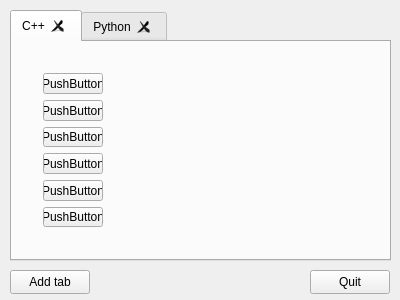
<?xml version="1.0" encoding="UTF-8"?>
<ui version="4.0">
 <class>MainWindow</class>
 <widget class="QMainWindow" name="MainWindow">
  <property name="geometry">
   <rect>
    <x>0</x>
    <y>0</y>
    <width>400</width>
    <height>300</height>
   </rect>
  </property>
  <property name="windowTitle">
   <string>MainWindow</string>
  </property>
  <widget class="QWidget" name="centralWidget">
   <widget class="QTabWidget" name="tabWidget">
    <property name="geometry">
     <rect>
      <x>10</x>
      <y>10</y>
      <width>381</width>
      <height>251</height>
     </rect>
    </property>
    <property name="currentIndex">
     <number>0</number>
    </property>
    <property name="tabsClosable">
     <bool>true</bool>
    </property>
    <property name="movable">
     <bool>true</bool>
    </property>
    <widget class="QWidget" name="tab">
     <attribute name="title">
      <string>C++</string>
     </attribute>
     <widget class="QWidget" name="">
      <property name="geometry">
       <rect>
        <x>20</x>
        <y>20</y>
        <width>82</width>
        <height>176</height>
       </rect>
      </property>
      <layout class="QVBoxLayout" name="verticalLayout">
       <item>
        <widget class="QPushButton" name="pushButton_3">
         <property name="text">
          <string>PushButton</string>
         </property>
        </widget>
       </item>
       <item>
        <widget class="QPushButton" name="pushButton_4">
         <property name="text">
          <string>PushButton</string>
         </property>
        </widget>
       </item>
       <item>
        <widget class="QPushButton" name="pushButton_5">
         <property name="text">
          <string>PushButton</string>
         </property>
        </widget>
       </item>
       <item>
        <widget class="QPushButton" name="pushButton_6">
         <property name="text">
          <string>PushButton</string>
         </property>
        </widget>
       </item>
       <item>
        <widget class="QPushButton" name="pushButton_7">
         <property name="text">
          <string>PushButton</string>
         </property>
        </widget>
       </item>
       <item>
        <widget class="QPushButton" name="pushButton_8">
         <property name="text">
          <string>PushButton</string>
         </property>
        </widget>
       </item>
      </layout>
     </widget>
    </widget>
    <widget class="QWidget" name="tab_2">
     <attribute name="title">
      <string>Python</string>
     </attribute>
    </widget>
   </widget>
   <widget class="QPushButton" name="pushButton">
    <property name="geometry">
     <rect>
      <x>10</x>
      <y>270</y>
      <width>80</width>
      <height>24</height>
     </rect>
    </property>
    <property name="text">
     <string>Add tab</string>
    </property>
   </widget>
   <widget class="QPushButton" name="pushButton_2">
    <property name="geometry">
     <rect>
      <x>310</x>
      <y>270</y>
      <width>80</width>
      <height>24</height>
     </rect>
    </property>
    <property name="text">
     <string>Quit</string>
    </property>
   </widget>
  </widget>
 </widget>
 <layoutdefault spacing="6" margin="11"/>
 <resources/>
 <connections/>
</ui>
